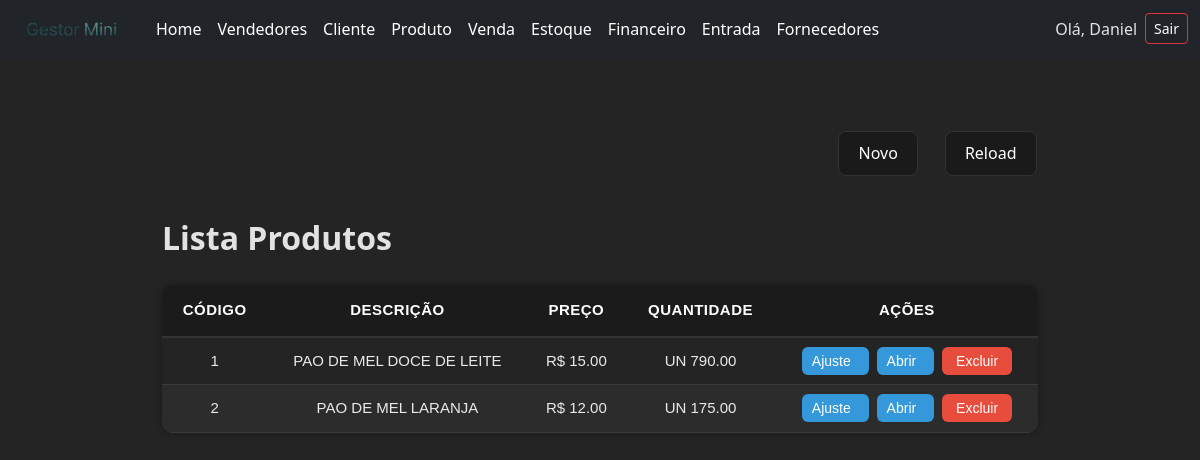
The page /produtos/ (signed in) on the database its author committed.
### core/models.py (models this page shows, shortened)
class Produto(models.Model):
    codigo = models.IntegerField()
    descricao = models.CharField(max_length=100)
    preco = models.DecimalField(max_digits=10,decimal_places=2)
    unidade = models.CharField(max_length=2,default="UN")
    quantidadeestoque = models.DecimalField(max_digits=10,decimal_places=2,default=0)

### core/views.py (the view)
# urls.py: path('produtos/',views.produtoview,name='produtos'),
@login_required
def produtoview(request):
    produtos = Produto.objects.all()
    return render(request,'modelos/produtos.html',{'produtos':produtos})

### core/templates/modelos/produtos.html (shortened to what this page needs)
<!DOCTYPE html>
<html lang="en">
<head>
    {% load static %}
    <link rel="stylesheet" href="{% static 'produtos.css' %}">
</head>
<body>
    {% include 'components/navbar.html' %}
    <div class="divcentral">
        <div class="controlebuttons">
            <div class="buttonsalign">
                <button class="buttonp">
                    <a href="{% url 'cadastroproduto' %}">Novo</a>
                </button>
                <button class="buttonp">
                    <a href="{% url 'produtos' %}">Reload</a>
                </button>
            </div>
        </div>
        <div class="grid">
            <h2 class="fw-bold">Lista Produtos</h2>
            <table class="tabela-vendedores">
                <thead>
                    <tr>
                        <th class="colunmgrid text-center">Código</th>
                        <th class="text-center">Descrição</th>
                        <th class="text-center">Preço</th>
                        <th class="text-center">Quantidade</th>
                        <th class="text-center">Ações</th>
                    </tr>
                </thead>
                <tbody>
                    {% for p in produtos %}
                    <tr>
                        <td class="text-center">{{ p.codigo }}</td>
                        <td class="text-center">{{ p.descricao }}</td>
                        <td class="text-center">R$ {{ p.preco }}</td>
                        <td class="text-center">UN {{ p.quantidadeestoque }}</td>
                        <td class="text-center">
                            <a href="{% url 'ajustarestoque' p.id %}" class="btn-detalhe text-center me-2">
                                Ajuste
                            </a>
                            <a href="{% url 'editarproduto' p.id %}" class="btn-detalhe me-2">
                                Abrir
                            </a>
                            <a href="{% url 'removerproduto' p.id %}" class="btn-delete">
                                Excluir
                            </a>
                        </td>
                    </tr>
                    {% endfor %}
                </tbody>
            </table>
        </div>
    </div>
</body>
</html>

### core/templates/components/navbar.html (shortened to what this page needs)
<!DOCTYPE html>
<html lang="en">
<head>
    <link href="https://cdn.jsdelivr.net/npm/bootstrap@5.3.3/dist/css/bootstrap.min.css" rel="stylesheet">
    {% load static %}
    <link rel="stylesheet" href="{% static 'style.css'%}">
</head>
<body>
    <nav class="navbar navbar-expand-lg navbar-dark bg-dark">
  <div class="container-fluid">
    <a class="navbar-brand" href="{% url 'home' %}"><img class="img" src="{% static 'images/fraselogo.png' %}" alt=""></a>
    <div class="collapse navbar-collapse" id="navbarMenu">
      <ul class="navbar-nav me-auto mb-2 mb-lg-0">
        <li class="nav-item">
          <a class="nav-link active" href="{% url 'home' %}">Home</a>
        </li>
        <li class="nav-item">
          <a class="nav-link" href="{%url 'vendedores' %}">Vendedores</a>
        </li>
        <li class="nav-item">
          <a class="nav-link" href="{% url 'clientes' %}">Cliente</a>
        </li>
        <li class="nav-item">
          <a class="nav-link" href="{% url 'produtos' %}">Produto</a>
        </li>
        <li class="nav-item">
          <a class="nav-link" href="{% url 'vendas' %}">Venda</a>
        </li>
        <li class="nav-item">
          <a class="nav-link" href="{% url 'estoque' %}">Estoque</a>
        </li>
        <li class="nav-item">
          <a class="nav-link" href="{% url 'duplicatas' %}">Financeiro</a>
        </li>
        <li>
          <a class="nav-link" href="{% url 'entradas' %}">Entrada</a>
        </li>
        <li>
          <a class="nav-link" href="{% url 'fornecedores' %}">Fornecedores</a>
        </li>
      </ul>
      {% if user.is_authenticated %}
      <div class="d-flex align-items-center ms-auto mb-2 mb-lg-0">
          <small class="me-2 nav-link">Olá, {{ user.username }}</small>
          <a href="{% url 'logout' %}" class="btn btn-outline-danger btn-sm">Sair</a>
      </div>
      {% else %}
      <div class="d-flex">
        <a href="/login" class="btn btn-outline-light">Login</a>
      </div>
      {% endif %}
    </div>
  </div>
</nav>
</body>
</html>

### static/produtos.css (style rules this page uses)
* { margin: 0; padding: 0; box-sizing: border-box; }
:root { font-family: Inter, system-ui, Avenir, Helvetica, Arial, sans-serif; line-height: 1.5; font-weight: 400; color-scheme: light dark; color: rgba(255, 255, 255, 0.87) !important; background-color: #242424; -webkit-font-smoothing: antialiased; -moz-osx-font-smoothing: grayscale; }
body { color: rgba(255, 255, 255, 0.87) !important; background-color: #242424 !important ; }
a { font-weight: 500 !important; color: #ffffff !important; text-decoration: inherit !important; }
.buttonp { border-radius: 8px; border: 1px solid #333; padding: 0.6em 1.2em; font-size: 1em; font-weight: 500; background-color: #1a1a1a; cursor: pointer; transition: 0.25s ease; }
.divcentral { height: 20em; padding-top: 30px; display: flex; align-items: center; flex-direction: column; justify-content: space-evenly; background-color: #242424; }
.controlebuttons { width: 75%; display: flex; justify-content: end; align-items: center; }
.buttonsalign { display: flex; width: 25%; justify-content: space-around; align-items: center; }
.grid { height: 40%; width: 73%; display: flex; flex-direction: column; justify-content: start; align-items: start; }
.tabela-vendedores { width: 100%; border-collapse: collapse; margin-top: 20px; font-family: Arial, sans-serif; font-size: 15px; background-color: #242424; border-radius: 10px; overflow: hidden; box-shadow: 0 0 10px rgba(0,0,0,0.25); }
.tabela-vendedores thead th { background-color: #1b1b1b !important; color: #ffffff; text-align: left; padding: 14px 16px; font-weight: 700; text-transform: uppercase; letter-spacing: 0.5px; border-bottom: 2px solid #333; }
.tabela-vendedores tbody tr:nth-child(even) { background-color: #2c2c2c; }
.tabela-vendedores tbody tr:nth-child(odd) { background-color: #242424; }
.tabela-vendedores th, .tabela-vendedores td { padding: 12px 14px; border-bottom: 1px solid #3a3a3a; color: #eaeaea; }
.btn-detalhe, .btn-delete { padding: 6px 14px; font-size: 14px; border-radius: 6px; text-decoration: none !important; color: white !important; transition: 0.15s ease; font-weight: 600; }
.btn-detalhe { background-color: #3498db; padding-left: 10px; }
.btn-delete { background-color: #e74c3c; }

### static/style.css (style rules this page uses)
.img { width: 120px; height: 30px; }

### rows shown on the page
Produto: codigo "1", descricao "PAO DE MEL DOCE DE LEITE", preco "15.00", quantidadeestoque "790.00"
Produto: codigo "2", descricao "PAO DE MEL LARANJA", preco "12.00", quantidadeestoque "175.00"

### other values the page prints
{{ user.username }} "Daniel"
